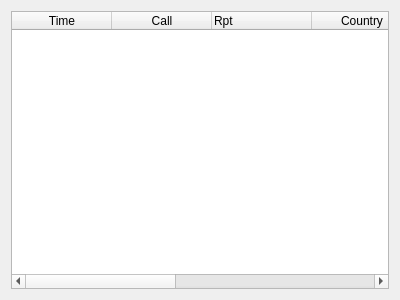
<?xml version="1.0" encoding="UTF-8"?>
<ui version="4.0">
 <class>PSKReporterWidget</class>
 <widget class="QWidget" name="PSKReporterWidget">
  <property name="geometry">
   <rect>
    <x>0</x>
    <y>0</y>
    <width>400</width>
    <height>300</height>
   </rect>
  </property>
  <property name="windowTitle">
   <string>PSKReporter</string>
  </property>
  <layout class="QGridLayout" name="gridLayout">
   <item row="0" column="0">
    <widget class="QTableWidget" name="pskTable">
     <property name="styleSheet">
      <string notr="true"/>
     </property>
     <property name="sortingEnabled">
      <bool>true</bool>
     </property>
     <column>
      <property name="text">
       <string>Time</string>
      </property>
     </column>
     <column>
      <property name="text">
       <string>Call</string>
      </property>
     </column>
     <column>
      <property name="text">
       <string>Rpt</string>
      </property>
      <property name="textAlignment">
       <set>AlignLeading|AlignVCenter</set>
      </property>
     </column>
     <column>
      <property name="text">
       <string>Country</string>
      </property>
     </column>
     <column>
      <property name="text">
       <string>Freq</string>
      </property>
     </column>
     <column>
      <property name="text">
       <string>Mode</string>
      </property>
     </column>
     <column>
      <property name="text">
       <string>Loc</string>
      </property>
      <property name="textAlignment">
       <set>AlignLeading|AlignVCenter</set>
      </property>
     </column>
    </widget>
   </item>
  </layout>
 </widget>
 <resources/>
 <connections/>
</ui>
